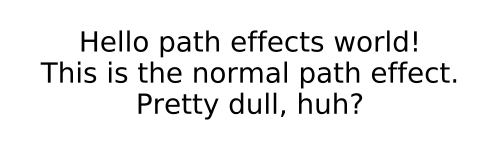

Python code for this plot:
import matplotlib.pyplot as plt
import matplotlib.patheffects as path_effects

fig = plt.figure(figsize=(5, 1.5))
text = fig.text(0.5, 0.5, 'Hello path effects world!\nThis is the normal '
                          'path effect.\nPretty dull, huh?',
                ha='center', va='center', size=20)
text.set_path_effects([path_effects.Normal()])
plt.show()
